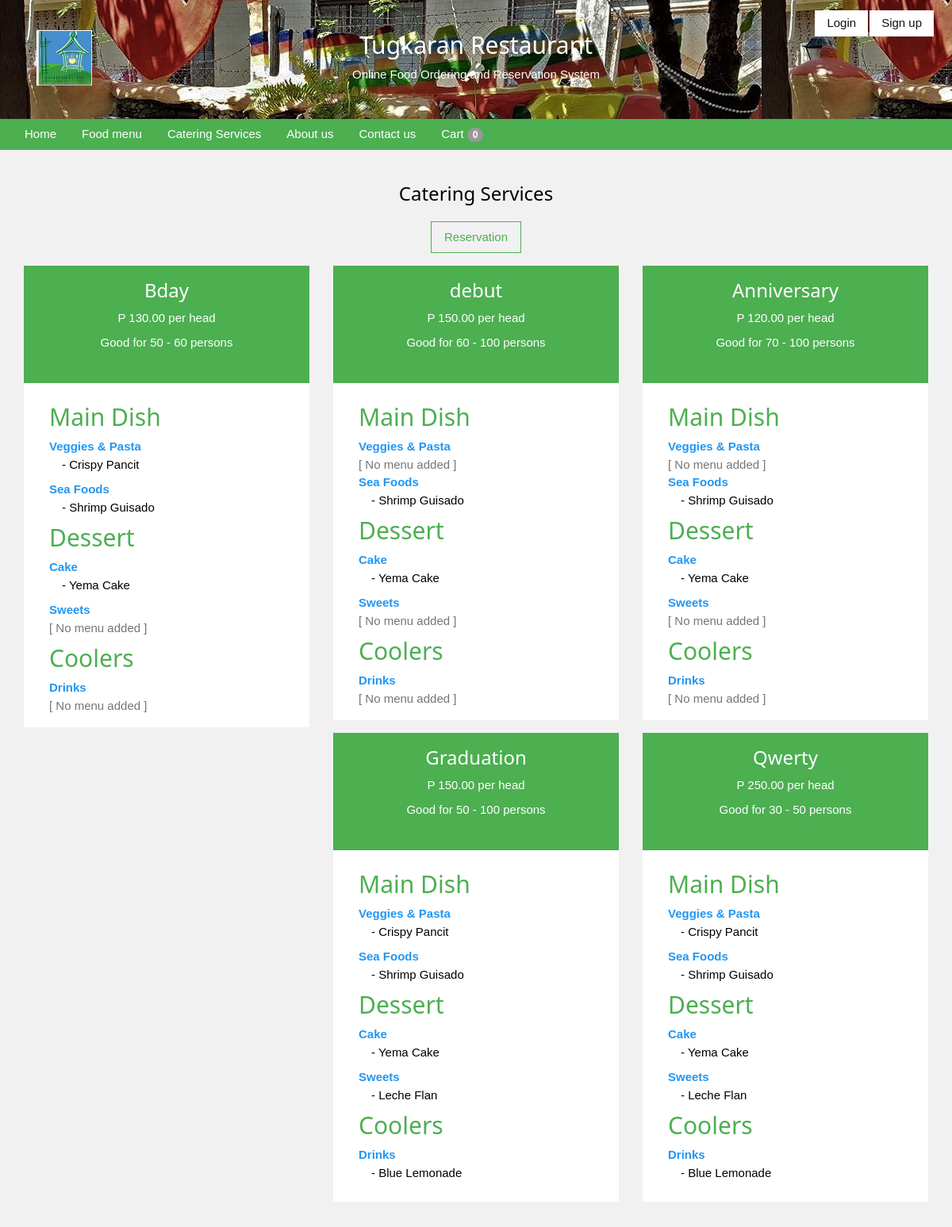
/services.php, run on the app's committed database.
### tables this page shows
CREATE TABLE `catering` (
  `cater_id` int(122) NOT NULL,
  `event_name` text NOT NULL,
  `price` int(122) NOT NULL,
  `PMin` int(122) NOT NULL,
  `PMax` int(122) NOT NULL
);

CREATE TABLE `category` (
  `cat_id` int(122) NOT NULL,
  `cat_name` text NOT NULL
);

CREATE TABLE `food_type` (
  `type_id` int(100) NOT NULL,
  `cat_id` int(11) NOT NULL,
  `type_name` text NOT NULL
);

CREATE TABLE `catering_details` (
  `cater_detail_id` int(122) NOT NULL,
  `cater_id` int(122) NOT NULL,
  `food_id` int(122) NOT NULL
);

CREATE TABLE `food_menu` (
  `food_id` int(100) NOT NULL,
  `catid` int(11) NOT NULL,
  `type_id` int(11) NOT NULL,
  `food_name` varchar(122) NOT NULL,
  `price` float NOT NULL,
  `photo` varchar(100) NOT NULL,
  `descrip` varchar(100) NOT NULL
);

### services.php (the view, shortened to what this page needs)
<?php
include "includes/connect.php";
?>
<!DOCTYPE html>
<html>
<head>
	<?php include 'includes/links.php'; ?>
	<link rel="stylesheet" href="stylesheet/style0.css">
	<link rel="stylesheet" type="text/css" href="includes/icon/css/all.min.css">
	<link rel="stylesheet" type="text/css" href="admin/css/w3.css">
</head>
<body class="w3-light-grey">
<?php include 'includes/header.php'; ?>
<div class="container hhhhhh">
	<div class="w3-center">
		<h3 class="w3-padding-large">Catering Services</h3>
		<a href="make-reservation.php"><button class="w3-border w3-border-green w3-text-green w3-padding w3-transparent w3-hover-green w3-margin-bottom w3-btn">Reservation</button></a>
	</div>
	<div class="row w3-margin-bottom">
			<?php
		$sql = mysqli_query($conn,"SELECT * FROM  catering") or die(mysqli_error($conn));
		while ($row = mysqli_fetch_array($sql)) {
			$cater_id = $row['cater_id'];
			?>
			<div>
			  <div class="col-md-4 w3-margin-bottom">
					<div style="width:100%;" class="w3-green w3-padding">
						<h3 class="w3-center"><?php echo $row['event_name'] ?></h3>
						<p class="w3-center">P <?php echo number_format($row['price'],2) ?> per head</p>
						<p class="w3-center">Good for <?php echo $row['PMin'].' - '.$row['PMax'] ?> persons</p><br>
					</div>
					<div class="w3-white w3-padding">
    				<div class=" w3-padding" style="width:100%;margin:0 auto">
    					<?php
    					  $d = mysqli_query($conn,"SELECT * FROM category") or die(mysqli_error($conn));
						while ($dd = mysqli_fetch_array($d)) {
							$catid = $dd['cat_id']; ?>
							<h2 class="w3-text-green"><?php echo $dd['cat_name'] ?></h2>
						<?php
						$f = mysqli_query($conn,"SELECT * FROM food_type where cat_id = '$catid'") or die(mysqli_error($conn));
							while ($ff = mysqli_fetch_array($f)) {
								$tyid = $ff['type_id']; ?>
								<strong style="margin-right:50px" class="w3-text-blue"><?php echo $ff['type_name'] ?></strong><br>
								<?php
								$c = mysqli_query($conn,"SELECT * FROM food_menu natural join catering_details where type_id = '$tyid' and cater_id = '$cater_id'") or die(mysqli_error($conn));
								if (mysqli_num_rows($c) >0) {
								    while ($cc = mysqli_fetch_array($c)) { ?>
    									<p class="w3-margin-left"> - <?php echo $cc['food_name'] ?></p>
    								<?php
    								}
								} else {
								    echo "<span class='w3-text-grey'>[ No menu added ]</span><br>";
								}
							}
						}
    					?>
    				</div>
				</div>
			</div>
			</div>
			<?php
		}
		?>
	</div>
</div>
</body>
</html>

### includes/links.php (shortened to what this page needs)
<link rel="stylesheet" href="stylesheet/jquery-ui.css">
<link rel="stylesheet" href="stylesheet/css/bootstrap.min.css">
<link rel="stylesheet" href="includes/icon/css/all.css">
<link rel="stylesheet" href="stylesheet/css/font-awesome.min.css">
<link rel="stylesheet" href="stylesheet/style0.css">
<link rel="stylesheet" type="text/css" href="includes/icon/css/all.min.css">
<link rel="stylesheet" type="text/css" href="admin/css/w3.css">

### includes/header.php (shortened to what this page needs)
<header class="container-fluid w3-center" style="color:#fff;background-image: url(food_images/others2.jpg); height:150px;padding:30px">
	<div class="w3-right w3-padding accounts" style="position: absolute;top:5px;right:5px;"">
		<ul>
			<?php
			if (isset($_SESSION['id_user'])) {
				$q = mysqli_query($conn,"SELECT * FROM users where id = '".$_SESSION['id_user']."' ");
				$qq = mysqli_fetch_array($q);
				?>
				<li><button id="account"><?php echo $qq['firstname']."'s " ?> Account <i class="fas fa-chevron-down"></i></button>
					<ul id="id" style="display: none;">
						<li><a href="my_order.php?order=delivery"><button style="border-top:1px solid #333">My Order</button></a></li>
						<li><a href="my_reservation.php"><button>My Reservation</button></a></li>
						<li><a href="my_account.php"><button>My Account</button></a></li>
						<li><a href="includes/logout.php"><button>Log out</button></a></li>
					</ul>
				</li>
			<?php
			} else { ?>
				<li style="float: left;margin-right:2px;"><a href="login.php"><button>Login</button></a></li>
				<li style="float: left;margin-right:2px;"><a href="signup.php"><button>Sign up</button></a></li>
			<?php
			}
			?>
		</ul>
	</div>
	<div class="w3-left w3-padding">
		<img src="images/logo.png" style="width:70px;height:70px;">
	</div>
	<div class="w3-center" style="width:500px;margin:0 auto;">
		<h2>Tugkaran Restaurant</h2>
		<p>Online Food Ordering and Reservation System</p>
	</div>
</header>
<nav class="container-fluid w3-green" style="margin-bottom:20px">
	<ul class="w3-navbar nav-topp" style="margin:0 auto">
		<li><a href="index.php" class="actives w3-hover-blue">Home</a></li>
		<li><a href="menu.php" class="actives w3-hover-blue">Food menu</a></li>
		<li><a href="services.php" class="actives w3-hover-blue">Catering Services</a></li>
		<li><a href="about-us.php" class="actives w3-hover-blue">About us</a></li>
		<li><a href="contact-us.php" class="actives w3-hover-blue">Contact us</a></li>
		<li><a href="cart.php" class="actives w3-hover-blue">Cart <span class="badge"><?php if (!empty($_SESSION['shopping_cart'])) {echo count($_SESSION['shopping_cart']);} else {echo 0;}?></span></a></li>
	</ul>
</nav>

### stylesheet/style0.css (style rules this page uses)
* { font-family:sans-serif, verdana; box-sizing: border-box; margin:0; padding:0; }
body { background-color:#f3f3f3; }
.hhhhhh { overflow: hidden; overflow-y:auto; }
a { text-decoration: none; }
.accounts ul { list-style: none; }
.accounts ul li button { width:100%; border:0; padding:5px 15px; background-color:#fff; color:#111; }

### admin/css/w3.css (style rules this page uses)
* { -webkit-box-sizing:border-box;-moz-box-sizing:border-box;box-sizing:border-box }
html { -ms-text-size-adjust:100%;-webkit-text-size-adjust:100% }
body { margin:0 }
article,aside,details,figcaption,figure,footer,header,hgroup,main,menu,nav,section,summary { display:block }
a { background-color:transparent }
img { border:0 }
button,input,select,textarea { font:inherit;margin:0 }
button { overflow:visible }
button,select { text-transform:none }
button,html input[type=button],input[type=reset],input[type=submit] { -webkit-appearance:button;cursor:pointer }
html,body { font-family:Verdana,sans-serif;font-size:15px;line-height:1.5 }
html { overflow-x:hidden }
h1,h2,h3,h4,h5,h6,.w3-slim,.w3-wide { font-family:"Segoe UI",Arial,sans-serif }
h2 { font-size:30px }
h3 { font-size:24px }
h1,h2,h3,h4,h5,h6 { font-weight:400;margin:10px 0 }
img { margin-bottom:-5px }
a { color:inherit }
.w3-btn,.w3-btn-block { border:none;display:inline-block;outline:0;padding:6px 16px;vertical-align:middle;overflow:hidden;text-decoration:none!important;color:#fff;background-color:#000;text-align:center;cursor:pointer;white-space:nowrap }
.w3-btn,.w3-btn-floating,.w3-btn-floating-large,.w3-closenav,.w3-opennav { -webkit-touch-callout:none;-webkit-user-select:none;-khtml-user-select:none;-moz-user-select:none;-ms-user-select:none;user-select:none }
.w3-navbar { list-style-type:none;margin:0;padding:0;overflow:hidden }
.w3-navbar li { float:left }
.w3-navbar li a { display:block;padding:8px 16px }
.w3-navbar a,.w3-topnav a,.w3-sidenav a,.w3-dropnav a,.w3-dropdown-content a,.w3-accordion-content a { text-decoration:none!important }
.w3-btn,.w3-btn-floating,.w3-btn-floating-large,.w3-btn-block,.w3-hover-shadow,.w3-hover-opacity, .w3-navbar a,.w3-sidenav a,.w3-dropnav a,.w3-pagination li a,.w3-hoverable tbody tr,.w3-hoverable li,.w3-accordion-content a,.w3-dropdown-content a,.w3-dropdown-click:hover,.w3-dropdown-hover:hover,.w3-opennav,.w3-closenav,.w3-closebtn, .w3-hover-amber,.w3-hover-aqua,.w3-hover-blue,.w3-hover-light-blue,.w3-hover-brown,.w3-hover-cyan,.w3-hover-blue-grey,.w3-hover-green,.w3-hover-light-green,.w3-hover-indigo,.w3-hover-khaki,.w3-hover-lime,.w3-hover-orange,.w3-hover-deep-orange,.w3-hover-pink, .w3-hover-purple,.w3-hover-deep-purple,.w3-hover-red,.w3-hover-sand,.w3-hover-teal,.w3-hover-yellow,.w3-hover-white,.w3-hover-black,.w3-hover-grey,.w3-hover-light-grey,.w3-hover-dark-grey,.w3-hover-text-amber,.w3-hover-text-aqua,.w3-hover-text-blue,.w3-hover-text-light-blue, .w3-hover-text-brown,.w3-hover-text-cyan,.w3-hover-text-blue-grey,.w3-hover-text-green,.w3-hover-text-light-green,.w3-hover-text-indigo,.w3-hover-text-khaki,.w3-hover-text-lime,.w3-hover-text-orange,.w3-hover-text-deep-orange,.w3-hover-text-pink,.w3-hover-text-purple, .w3-hover-text-deep-purple,.w3-hover-text-red,.w3-hover-text-sand,.w3-hover-text-teal,.w3-hover-text-yellow,.w3-hover-text-white,.w3-hover-text-black,.w3-hover-text-grey,.w3-hover-text-light-grey,.w3-hover-text-dark-grey { -webkit-transition:background-color .3s,color .15s,box-shadow .3s,opacity 0.3s;transition:background-color .3s,color .15s,box-shadow .3s,opacity 0.3s }
.w3-left { float:left!important }
.w3-right { float:right!important }
.w3-center { text-align:center!important }
.w3-border { border:1px solid #ccc!important }
.w3-margin-bottom { margin-bottom:16px!important }
.w3-margin-left { margin-left:16px!important }
.w3-padding-medium,.w3-padding,.w3-form { padding:8px 16px!important }
.w3-padding-large { padding:12px 24px!important }
.w3-transparent { background-color:transparent!important }
.w3-green,.w3-hover-green:hover { color:#fff!important;background-color:#4CAF50!important }
.w3-white,.w3-hover-white:hover { color:#000!important;background-color:#fff!important }
.w3-light-grey,.w3-hover-light-grey:hover { color:#000!important;background-color:#f1f1f1!important }
.w3-text-blue,.w3-hover-text-blue:hover { color:#2196F3!important }
.w3-text-green,.w3-hover-text-green:hover { color:#4CAF50!important }
.w3-text-grey,.w3-hover-text-grey:hover { color:#757575!important }
.w3-border-green,.w3-hover-border-green:hover { border-color:#4CAF50!important }

### data on the page
catering: event_name "Bday", price "130.00", PMin "50", PMax "60"
category: cat_name "Main Dish"
food_type: type_name "Veggies & Pasta", shows "[ No menu added ]"
catering_details: food.food_name "Crispy Pancit"
food_type: type_name "Sea Foods"
catering_details: food.food_name "Shrimp Guisado"
category: cat_name "Dessert"
food_type: type_name "Cake"
catering_details: food.food_name "Yema Cake"
food_type: type_name "Sweets", shows "[ No menu added ]"
category: cat_name "Coolers"
food_type: type_name "Drinks", shows "[ No menu added ]"
catering: event_name "debut", price "150.00", PMin "60", PMax "100"
catering_details: food.food_name "Shrimp Guisado"
catering_details: food.food_name "Yema Cake"
catering: event_name "Anniversary", price "120.00", PMin "70", PMax "100"
catering_details: food.food_name "Shrimp Guisado"
catering_details: food.food_name "Yema Cake"
catering: event_name "Graduation", price "150.00", PMin "50", PMax "100"
catering_details: food.food_name "Crispy Pancit"
catering_details: food.food_name "Shrimp Guisado"
catering_details: food.food_name "Yema Cake"
catering_details: food.food_name "Leche Flan"
catering_details: food.food_name "Blue Lemonade"
catering: event_name "Qwerty", price "250.00", PMin "30", PMax "50"
catering_details: food.food_name "Crispy Pancit"
catering_details: food.food_name "Shrimp Guisado"
catering_details: food.food_name "Yema Cake"
catering_details: food.food_name "Leche Flan"
catering_details: food.food_name "Blue Lemonade"
